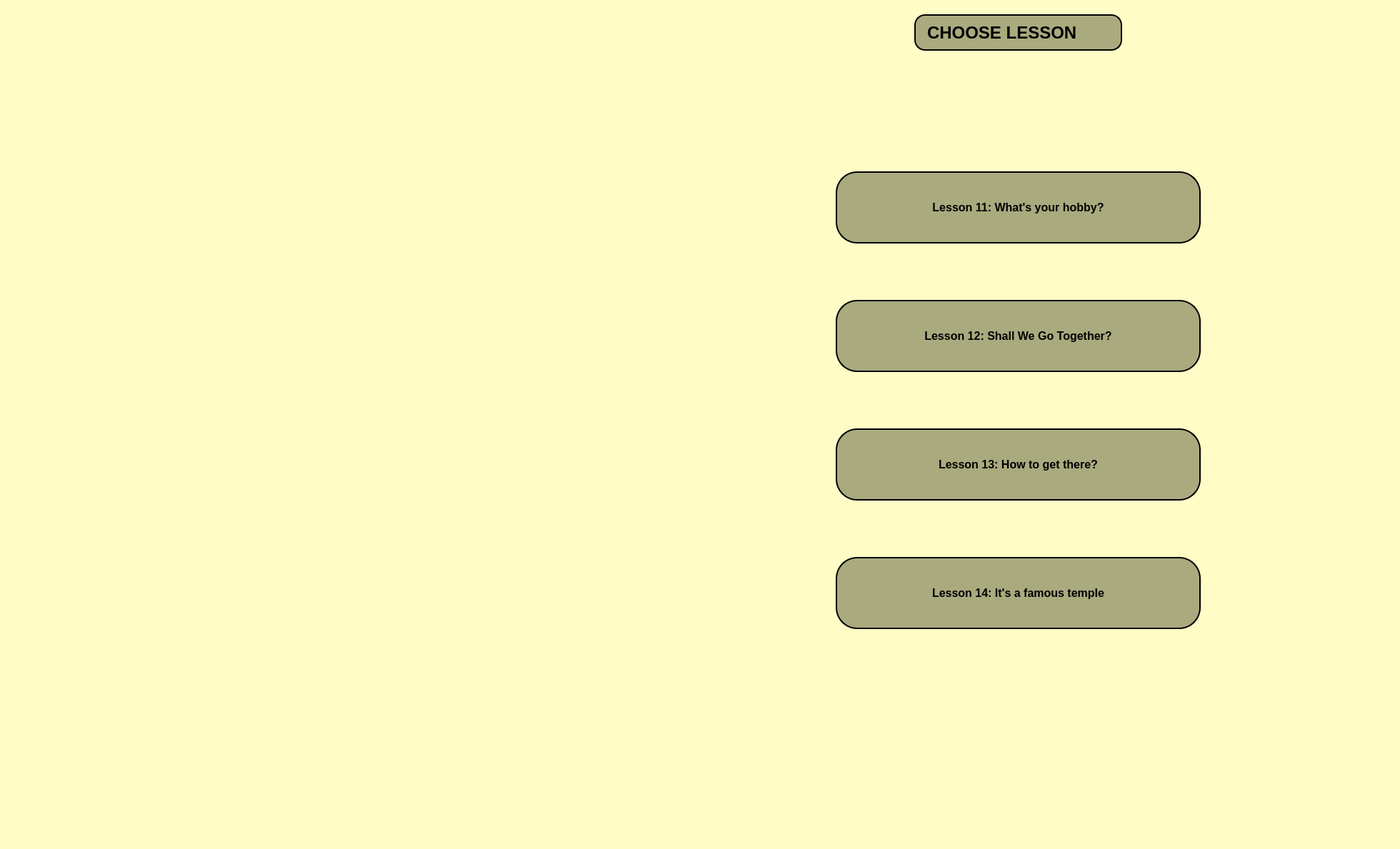
<?xml version="1.0" encoding="UTF-8"?>
<ui version="4.0">
 <class>MainWindow</class>
 <widget class="QMainWindow" name="MainWindow">
  <property name="geometry">
   <rect>
    <x>0</x>
    <y>0</y>
    <width>1960</width>
    <height>1189</height>
   </rect>
  </property>
  <property name="windowTitle">
   <string>Grammar</string>
  </property>
  <property name="styleSheet">
   <string notr="true">background-color: rgb(255, 252, 197);</string>
  </property>
  <widget class="QWidget" name="widget_2">
   <widget class="QWidget" name="widget" native="true">
    <property name="geometry">
     <rect>
      <x>0</x>
      <y>0</y>
      <width>871</width>
      <height>1191</height>
     </rect>
    </property>
    <property name="styleSheet">
     <string notr="true">border-image: url(:/grapic/pexels-ena-marinkovic-1814213-3640930.jpg);</string>
    </property>
   </widget>
   <widget class="QPushButton" name="b_topic11">
    <property name="geometry">
     <rect>
      <x>1170</x>
      <y>240</y>
      <width>511</width>
      <height>101</height>
     </rect>
    </property>
    <property name="font">
     <font>
      <pointsize>12</pointsize>
      <weight>75</weight>
      <bold>true</bold>
     </font>
    </property>
    <property name="styleSheet">
     <string notr="true">QPushButton {
    border: 2px solid black;
    background-color: rgb(170, 170, 127);
    border-radius: 30px;
    padding: 10px;
    box-shadow: 1px 1px 0px rgba(255, 255, 255, 0.5) inset,
                1px 1px 0px rgba(0, 0, 0, 0.5) inset,
                2px 2px 2px rgba(0, 0, 0, 0.5);
}

QPushButton:pressed {
    box-shadow: none;
    background-color: rgb(170, 170, 0);
}</string>
    </property>
    <property name="text">
     <string>Lesson 11: What's your hobby?</string>
    </property>
   </widget>
   <widget class="QPushButton" name="b_topic12">
    <property name="geometry">
     <rect>
      <x>1170</x>
      <y>420</y>
      <width>511</width>
      <height>101</height>
     </rect>
    </property>
    <property name="font">
     <font>
      <pointsize>12</pointsize>
      <weight>75</weight>
      <bold>true</bold>
     </font>
    </property>
    <property name="styleSheet">
     <string notr="true">QPushButton {
    border: 2px solid black;
    background-color: rgb(170, 170, 127);
    border-radius: 30px;
    padding: 10px;
    box-shadow: 1px 1px 0px rgba(255, 255, 255, 0.5) inset,
                1px 1px 0px rgba(0, 0, 0, 0.5) inset,
                2px 2px 2px rgba(0, 0, 0, 0.5);
}

QPushButton:pressed {
    box-shadow: none;
    background-color: rgb(170, 170, 0);
}</string>
    </property>
    <property name="text">
     <string>Lesson 12: Shall We Go Together?</string>
    </property>
   </widget>
   <widget class="QPushButton" name="b_topic13">
    <property name="geometry">
     <rect>
      <x>1170</x>
      <y>600</y>
      <width>511</width>
      <height>101</height>
     </rect>
    </property>
    <property name="font">
     <font>
      <pointsize>12</pointsize>
      <weight>75</weight>
      <bold>true</bold>
     </font>
    </property>
    <property name="styleSheet">
     <string notr="true">QPushButton {
    border: 2px solid black;
    background-color: rgb(170, 170, 127);
    border-radius: 30px;
    padding: 10px;
    box-shadow: 1px 1px 0px rgba(255, 255, 255, 0.5) inset,
                1px 1px 0px rgba(0, 0, 0, 0.5) inset,
                2px 2px 2px rgba(0, 0, 0, 0.5);
}

QPushButton:pressed {
    box-shadow: none;
    background-color: rgb(170, 170, 0);
}</string>
    </property>
    <property name="text">
     <string>Lesson 13: How to get there?</string>
    </property>
   </widget>
   <widget class="QPushButton" name="b_topic14">
    <property name="geometry">
     <rect>
      <x>1170</x>
      <y>780</y>
      <width>511</width>
      <height>101</height>
     </rect>
    </property>
    <property name="font">
     <font>
      <pointsize>12</pointsize>
      <weight>75</weight>
      <bold>true</bold>
     </font>
    </property>
    <property name="styleSheet">
     <string notr="true">QPushButton {
    border: 2px solid black;
    background-color: rgb(170, 170, 127);
    border-radius: 30px;
    padding: 10px;
    box-shadow: 1px 1px 0px rgba(255, 255, 255, 0.5) inset,
                1px 1px 0px rgba(0, 0, 0, 0.5) inset,
                2px 2px 2px rgba(0, 0, 0, 0.5);
}

QPushButton:pressed {
    box-shadow: none;
    background-color: rgb(170, 170, 0);
}</string>
    </property>
    <property name="text">
     <string>Lesson 14: It's a famous temple</string>
    </property>
   </widget>
   <widget class="QLabel" name="label">
    <property name="geometry">
     <rect>
      <x>1280</x>
      <y>20</y>
      <width>291</width>
      <height>51</height>
     </rect>
    </property>
    <property name="font">
     <font>
      <pointsize>18</pointsize>
      <weight>75</weight>
      <bold>true</bold>
     </font>
    </property>
    <property name="styleSheet">
     <string notr="true">border: 2px solid black;
    background-color: rgb(170, 170, 127);
    border-radius: 15px;
    padding: 10px;
    box-shadow: 1px 1px 0px rgba(255, 255, 255, 0.5) inset,
                1px 1px 0px rgba(0, 0, 0, 0.5) inset,
                2px 2px 2px rgba(0, 0, 0, 0.5);</string>
    </property>
    <property name="text">
     <string>CHOOSE LESSON</string>
    </property>
   </widget>
  </widget>
 </widget>
 <resources>
  <include location="anhgra.qrc"/>
 </resources>
 <connections/>
</ui>
